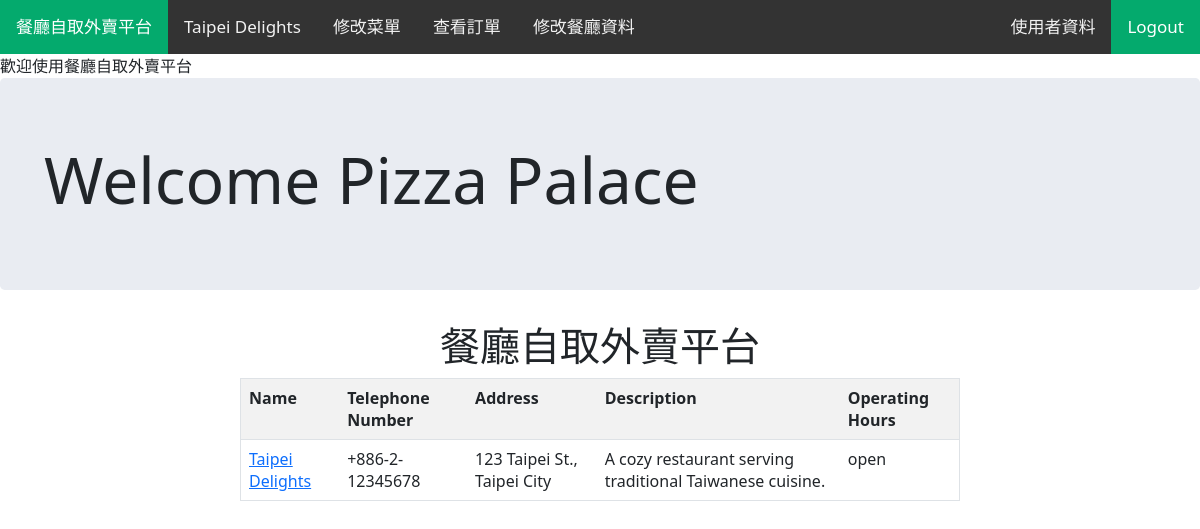
Page /r_mainpage.php (signed in) on the committed database.
### tables this page shows
CREATE TABLE IF NOT EXISTS `rest_login_cred` (
    `rest_id` INT NOT NULL,
    `login_id` INT NOT NULL,
    FOREIGN KEY (`rest_id`) REFERENCES `restaurant`(`rest_id`) ON UPDATE CASCADE ON DELETE CASCADE,
    FOREIGN KEY (`login_id`) REFERENCES `login_cred`(`login_id`) ON UPDATE CASCADE ON DELETE CASCADE
);

CREATE TABLE IF NOT EXISTS `restaurant` (
    `rest_id` INT NOT NULL AUTO_INCREMENT PRIMARY KEY,
    `rest_telp_num` VARCHAR(50),
    `rest_address` VARCHAR(50) NOT NULL,
    `rest_description` VARCHAR(255),
    `rest_open_status` VARCHAR(10) NOT NULL,
    `rest_name` VARCHAR(50) NOT NULL
);

### session.php (called while the page is built, shortened)
<?php
   include('config.php');
   $user_check = $_SESSION['login_user'];
   $ses_sql = mysqli_query($conn,"SELECT login_id FROM login_cred WHERE user_name = '$user_check' ");
   $row = mysqli_fetch_array($ses_sql,MYSQLI_ASSOC);
   $login_session = $row['login_id'];
?>

### r_mainpage.php (the view, shortened to what this page needs)
<?php
include('session.php');
include("config.php");
?>
<?php include('r_navbar.php'); ?>
<html>
<head>
    <link href="https://cdn.jsdelivr.net/npm/bootstrap@5.2.3/dist/css/bootstrap.min.css" rel="stylesheet">
</head>
<body>
<Marquee Direction="Right" BGColor="gray">歡迎使用餐廳自取外賣平台</Marquee>
<div class="jumbotron">
    <div class="container">
    <h1 class="display-3">Welcome <?php
    $sql = "SELECT user_name FROM login_cred WHERE login_id = '$login_session'";
    $result = $conn->query($sql);
    if ($result->num_rows > 0) {
        $row = mysqli_fetch_array($result, MYSQLI_ASSOC);
        $user_name = $row["user_name"];
        echo $user_name;
    }
    ?></h1>
    </div>
</div>
<h1 align="center">餐廳自取外賣平台</h1>
<table class="table table-striped table-hover" style="width: 60%" align="center">
    <tr>
        <th>Name</th>
        <th>Telephone Number</th>
        <th>Address</th>
        <th>Description</th>
        <th>Operating Hours</th>
    </tr>
    <?php
    $sql = "SELECT * FROM restaurant INNER JOIN rest_login_cred ON restaurant.rest_id = rest_login_cred.rest_id WHERE rest_login_cred.login_id = '$login_session'";
    $result = $conn->query($sql);
    if ($result->num_rows > 0) {
        while ($row = mysqli_fetch_array($result, MYSQLI_ASSOC)) {
            echo "<tr>";
            echo '<td><a href="r_menu.php?rest_id=' . $row["rest_id"] . '">' . $row["rest_name"] . "</td>";
            echo "<td>" . $row["rest_telp_num"] . "</td>";
            echo "<td>" . $row["rest_address"] . "</td>";
            echo "<td>" . $row["rest_description"] . "</td>";
            echo "<td>" . $row["rest_open_status"] . "</td>";
            echo "</tr>";
        }
    } else {
        echo "<tr><td colspan='6'>0 results</td></tr>";
    }
    ?>
</table>
</body>
</html>

### r_navbar.php (shortened to what this page needs)
<?php
include('session.php');
include('config.php');
?>
<div class="topnav">
    <a class="active" href="r_mainpage.php">餐廳自取外賣平台</a>
    <?php
    $sql = "SELECT * FROM restaurant INNER JOIN rest_login_cred ON restaurant.rest_id = rest_login_cred.rest_id WHERE rest_login_cred.login_id = '$login_session'";
    $result = $conn->query($sql);
    if ($result->num_rows > 0) {
        $row = mysqli_fetch_array($result, MYSQLI_ASSOC);
        $rest_id = $row["rest_id"];
        $rest_name = $row["rest_name"];
        echo '<a href="r_menu.php?rest_id=' . $rest_id . '">' . $rest_name . '</a>';
        echo '<a href="r_menu.php?rest_id=' . $rest_id . '">' . '修改菜單' . '</a>';
    }
    ?>
    <a href="r_orders.php">查看訂單</a>
    <a href="r_info_edit.php?rest_id=<?php echo $login_session; ?>">修改餐廳資料</a>
    <div class="right">
        <?php
        if (isset($_SESSION['login_user'])) {
            echo '<a href="r_user_info_edit.php">使用者資料 </a>';
            echo '<a class="active" href="logout.php">Logout</a>';
        } else {
            echo '<a class="active" href="login.php">Login</a>';
        }
        ?>
    </div>
</div>

### r_navbar.php (style rules this page uses)
table, th, td { border: 1px solid black; border-collapse: collapse; }
th, td { padding: 5px; text-align: left; }
body { margin: 0; font-family: Arial, Helvetica, sans-serif; }
.topnav { overflow: hidden; background-color: #333; }
.topnav a { float: left; color: #f2f2f2; text-align: center; padding: 14px 16px; text-decoration: none; font-size: 17px; }
.topnav a.active { background-color: #04AA6D; color: white; }
.topnav .right { float: right; }

### r_mainpage.php (style rules this page uses)
body { margin: 0; font-family: -apple-system,BlinkMacSystemFont,"Segoe UI",Roboto,"Helvetica Neue",Arial,sans-serif,"Apple Color Emoji","Segoe UI Emoji","Segoe UI Symbol"; font-size: 1rem; font-weight: 400; line-height: 1.5; color: #212529; text-align: left; background-color: #fff; }
.jumbotron { padding: 2rem 1rem; margin-bottom: 2rem; background-color: #E9ECF2; border-radius: .3rem; }
table, th, td { border: 1px solid black; border-collapse: collapse; }
th, td { padding: 5px; text-align: left; }
.jumbotron { padding: 4rem 2rem; }

### rows in the picture
rest_login_cred: rest_id.rest_name "Taipei Delights", rest_id.rest_telp_num "+886-2-12345678", rest_id.rest_address "123 Taipei St., Taipei City", rest_id.rest_description "A cozy restaurant serving traditional Taiwanese cuisine.", rest_id.rest_open_status "open"

### other values in the picture
$user_name "Pizza Palace"
